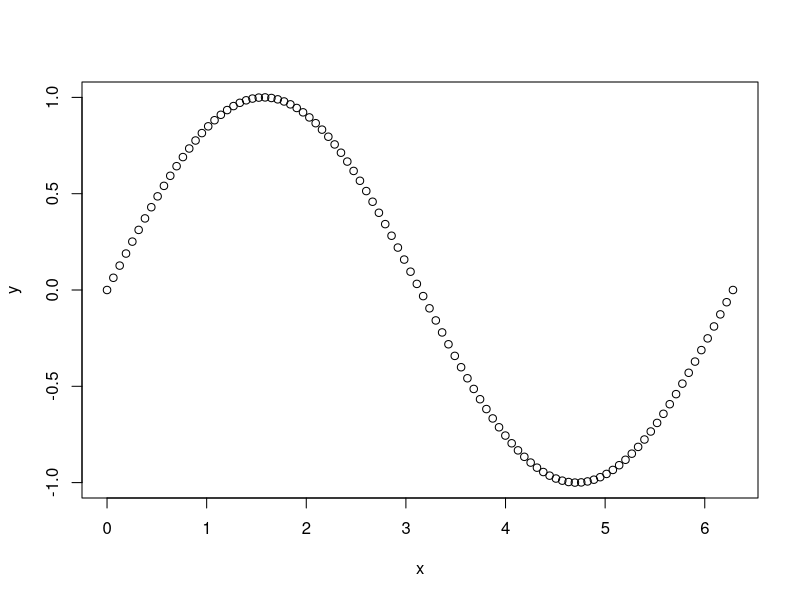
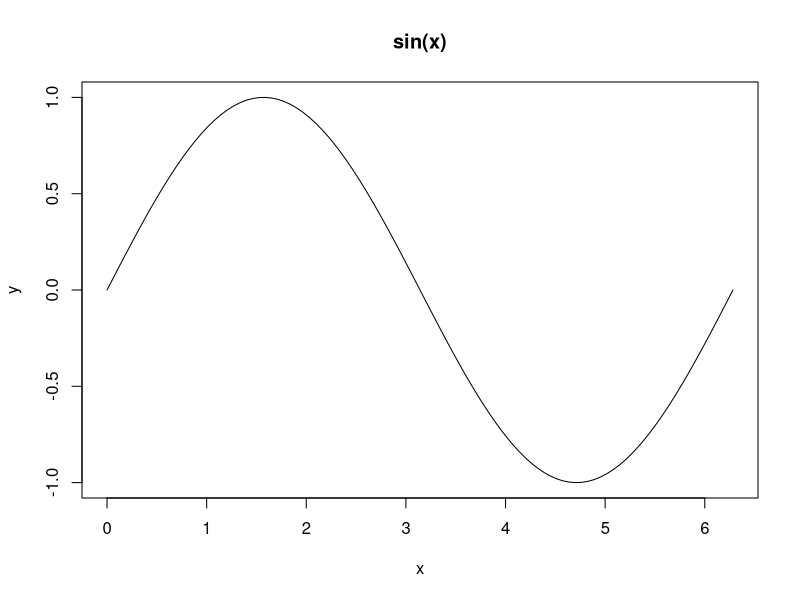
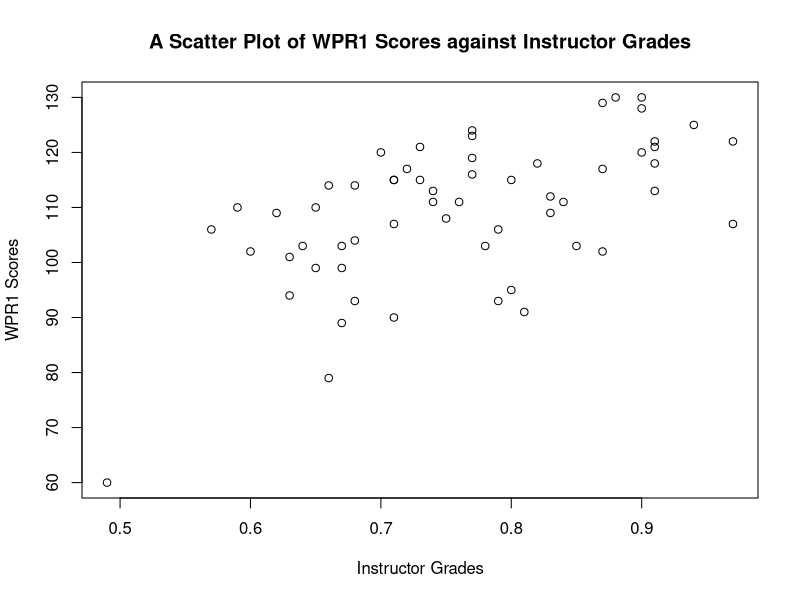

Write R code to recreate these figures, in order.
## ---- chunk 1
knitr::opts_chunk$set(echo = TRUE)
## ---- chunk 2
2+2
## ---- chunk 3
2+2
## ---- chunk 4
x = 2
print(x)
y <- 2
print(y)
## ---- chunk 5
my.vector = c(1,2,3,4,5,6)
my.vector
my.matrix = matrix(my.vector,nrow=2,ncol=3)
my.matrix
## ---- chunk 6
my.vector[3]
my.matrix[1,2]
## ---- chunk 7
my.vector = c(1,2,3,4,5,6)
sum(my.vector)
## ---- chunk 8
my.sqrt = function(x){
  result = sqrt(x)
  return(result)
}
## ---- chunk 9
my.sqrt(4)
## ---- chunk 10
1:6 # This syntax means "1 to 6" and is understood to have increments of 1.
seq(1,6) # Create a sequence from "1" to "6" with an understood step size of 1.
seq(2,12,by=2) # Create a sequence from "2" to "12" with a step size of "2."
x=seq(0,2*pi,length.out=100) # Create a sequence of 100 values evenly spaced from 0 to 2*pi.
## ---- chunk 11
x=seq(0,2*pi,length.out=100)
y=sin(x)
plot(x,y)
## ---- chunk 12
plot(x,y,type='l',main='sin(x)')
## ---- chunk 13
# This code solves Problem #X.
miles = c(3,5,7)
days = c("Monday","Wednesday","Friday")
# Before you perform a complex operation, describe what it is and why you did it in comments.  Here I'm going to generate a string that combines text and numbers inside a for loop.
for(i in 1:length(days)){
  print(paste('I ran ',miles[i],' miles on ',days[i],'.',sep=""))
}
## ---- chunk 14
grades = read.csv("GradeData.csv",header=TRUE)
## ---- chunk 15
# Display the column names of the grades data frame.
names(grades)
## ---- chunk 16
# Display the first six rows of the grades data frame.
head(grades)
## ---- chunk 17
# Display the last six rows of the grades data frame.
tail(grades)
## ---- chunk 18
# Display the dimensions of the grades data frame.  The Environment panel said grades consisted of 59 observations of 5 variables.
dim(grades)
## ---- chunk 19
grades[10,2]
## ---- chunk 20
grades[ ,1] 
## ---- chunk 21
grades[1,]
## ---- chunk 22
grades$WPR1
## ---- chunk 23
attach(grades)
WPR1
## ---- chunk 24
wpr1 = grades[,1]
wpr2 = grades[,2]
instructor = grades[,3]
apsc = grades[,4]
sat = grades[,5] 
## ---- chunk 25
wprs = cbind(wpr1,wpr2)
head(wprs)
## ---- chunk 26
wprs = grades[,1:2] # The colon takes columns 1 "through" 2.
head(wprs) # We get the same result as Technique 1.
## ---- chunk 27
wprs = grades[,-3:-5] # Think of the negative sign as "All Except -3, -4, and -5."
head(wprs) # We get the same result as Techniques 1 and 2.
## ---- chunk 28
wprs.minus.outlier = wprs[-2,] # Take out 2nd row.
head(wprs.minus.outlier) # Notice the second row is gone.
## ---- chunk 29
x = seq(from=1, to=10, by=1)
## ---- chunk 30
y = seq(from=10, to=1, by=-1)
## ---- chunk 31
my.data.frame = data.frame("X"=x, "Y" = y)
class(my.data.frame) # The class of the object is a data frame as desired.
head(my.data.frame) #We have two columns of data with the proper column names.
## ---- chunk 32
colnames(my.data.frame) = c("Column 1", "Column 2")
head(my.data.frame) # Column names have changed.
## ---- chunk 33
plot(grades[,3], grades[,1], xlab = "Instructor Grades", ylab = 
       "WPR1 Scores", main = "A Scatter Plot of WPR1 Scores against Instructor Grades")
## ---- chunk 34
summary(grades[,c(1,3)])
## ---- chunk 35
apply(grades[,c(1,3)], 2, sd)
## ---- chunk 36
apply(grades[,c(1,3)],2, range) # Compute the ranges of the 1st and 3rd column.
apply(grades[,c(1,3)],2, var) # Compute the variances of the 1st and 3rd column.
apply(grades[,c(1,3)],2, mean) # Compute the means - compare to summary() output.
## ---- chunk 37
mean(grades[,1]) # Compute mean of column 1.
sd(grades[,1]) # Compute the standard deviation of column 1.
